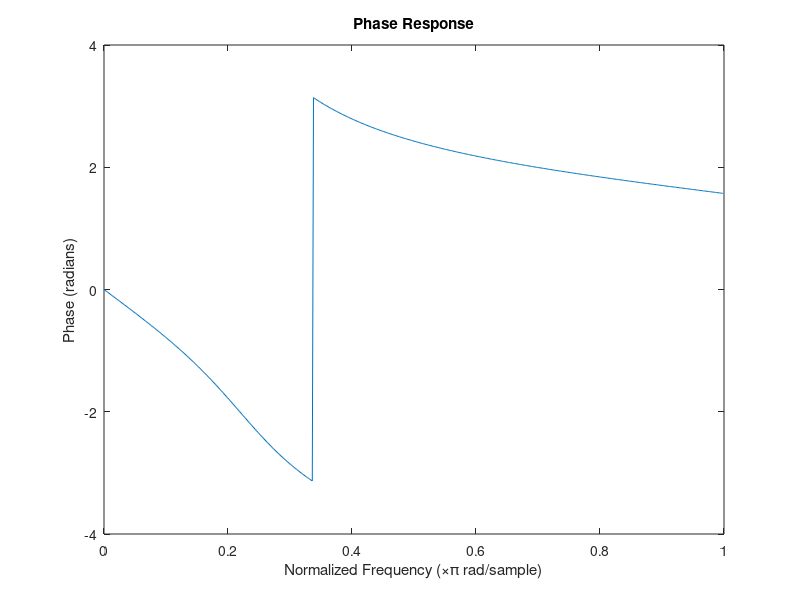

Here is the MATLAB script that generated this plot:
% Define the coefficients of the numerator and denominator
numerator = 0.0317 * [1 3 3 1];
denominator = [1 -1.4590 0.9104 -0.1978];

% Frequency response
[H, w] = freqz(numerator, denominator, 512);

% Phase response
figure;
plot(w/pi, angle(H));
xlabel('Normalized Frequency (\times\pi rad/sample)');
ylabel('Phase (radians)');
title('Phase Response');
